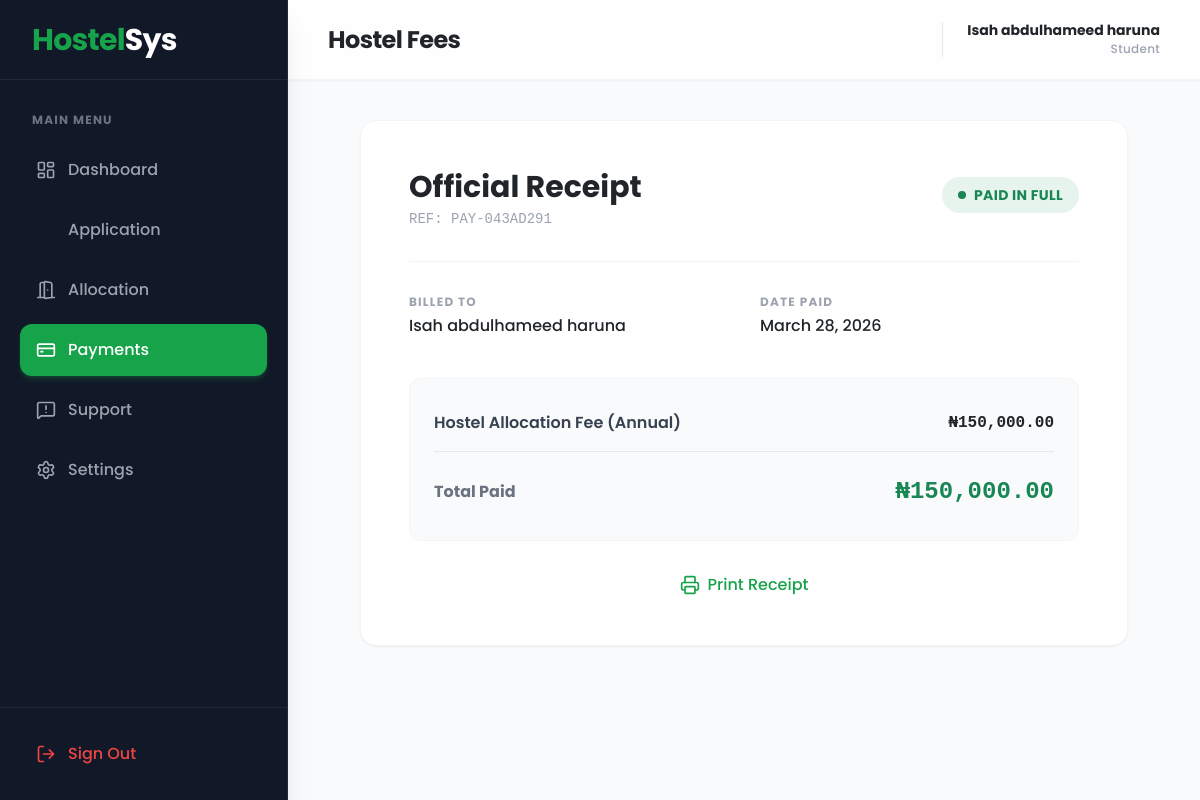
Page /student/payment.php (signed in) on the committed database.
### tables this page shows
CREATE TABLE `payments` (
  `id` int(11) NOT NULL,
  `student_id` int(11) NOT NULL,
  `allocation_id` int(11) DEFAULT NULL,
  `amount` decimal(10,2) NOT NULL,
  `reference_code` varchar(100) NOT NULL,
  `payment_method` varchar(50) DEFAULT 'Bank Transfer',
  `status` enum('pending','paid','failed') DEFAULT 'pending',
  `paid_at` timestamp NULL DEFAULT NULL,
  `created_at` timestamp NOT NULL DEFAULT current_timestamp()
);

### student/payment.php (the view, shortened to what this page needs)
<?php
require_once '../config/database.php';
$user_id = $_SESSION['user_id'];
$alloc_sql = "SELECT id, room_id FROM allocations WHERE student_id = ? AND status = 'active' LIMIT 1";
$stmt = mysqli_stmt_init($conn);
mysqli_stmt_prepare($stmt, $alloc_sql);
mysqli_stmt_bind_param($stmt, "i", $user_id);
mysqli_stmt_execute($stmt);
$alloc_res = mysqli_stmt_get_result($stmt);
$allocation = mysqli_fetch_assoc($alloc_res);
$pay_sql = "SELECT * FROM payments WHERE student_id = ? ORDER BY id DESC LIMIT 1";
$pay_stmt = mysqli_stmt_init($conn);
mysqli_stmt_prepare($pay_stmt, $pay_sql);
mysqli_stmt_bind_param($pay_stmt, "i", $user_id);
mysqli_stmt_execute($pay_stmt);
$pay_res = mysqli_stmt_get_result($pay_stmt);
$payment = mysqli_fetch_assoc($pay_res);
?>
<!DOCTYPE html>
<html lang="en">
<head>
    <script src="https://cdn.tailwindcss.com"></script>
</head>
<body class="bg-gray-50 font-sans text-dark flex h-screen overflow-hidden antialiased">
    <?php include '../includes/student_sidebar.php'; ?>
    <main class="flex-1 flex flex-col h-full overflow-hidden z-10">
        <header class="h-20 bg-white/80 backdrop-blur-md shadow-sm flex items-center justify-between px-6 lg:px-10 border-b border-gray-100 z-10 sticky top-0">
            <div class="flex items-center gap-4">
                <h1 class="text-2xl font-bold text-dark hidden sm:block tracking-tight">Hostel Fees</h1>
            </div>
            <div class="flex items-center gap-4 lg:gap-6">
                <div class="flex items-center gap-3 pl-4 lg:pl-6 border-l border-gray-200 cursor-pointer group">
                    <div class="hidden md:block text-right">
                        <p class="font-bold text-dark text-sm leading-tight group-hover:text-primary transition">
                            <?php echo htmlspecialchars($_SESSION['fullname']); ?>
                        </p>
                        <p class="text-gray-400 text-xs mt-0.5 font-medium tracking-wide text-uppercase">Student</p>
                    </div>
                </div>
            </div>
        </header>
        <div class="flex-1 overflow-y-auto p-6 lg:p-10">
            <div class="max-w-3xl mx-auto">
                <?php if (!$allocation): ?>
                    <div class="bg-white rounded-2xl shadow-sm border border-gray-100 p-12 text-center mt-10">
                        <div class="w-24 h-24 mx-auto rounded-full bg-gray-50 text-gray-300 border border-gray-200 flex items-center justify-center mb-6">
                            <i data-lucide="shield-alert" class="w-12 h-12"></i>
                        </div>
                        <h2 class="text-3xl font-bold text-dark mb-4">Action Required</h2>
                        <p class="text-gray-500 mb-8 max-w-lg mx-auto">You cannot make a hostel payment because no bed space has been assigned to you yet. Administrative allocation must be completed first.</p>
                        <a href="my_room.php" class="inline-flex items-center justify-center gap-2 bg-gray-100 hover:bg-gray-200 text-dark font-bold py-3 px-8 rounded-xl transition">
                            Check Allocation Status
                        </a>
                    </div>
                <?php else: ?>
                    <?php if ($payment && $payment['status'] === 'paid'): ?>
                        <div class="bg-white rounded-2xl shadow-sm border border-gray-100 p-8 md:p-12">
                            <div class="flex justify-between items-start border-b border-gray-100 pb-8 mb-8">
                                <div>
                                    <h2 class="text-3xl font-bold text-dark mb-1">Official Receipt</h2>
                                    <p class="text-gray-400 font-mono text-sm">REF: <?php echo htmlspecialchars($payment['reference_code']); ?></p>
                                </div>
                                <div class="px-4 py-2 bg-success/10 text-success rounded-full flex items-center gap-2 mt-2">
                                    <div class="w-2 h-2 bg-success rounded-full animate-pulse"></div>
                                    <span class="text-sm font-bold tracking-wide uppercase">Paid in Full</span>
                                </div>
                            </div>
                            <div class="grid grid-cols-2 gap-8 mb-10">
                                <div>
                                    <p class="text-gray-400 text-xs uppercase tracking-widest font-bold mb-1">Billed To</p>
                                    <p class="text-dark font-medium"><?php echo htmlspecialchars($_SESSION['fullname']); ?></p>
                                </div>
                                <div>
                                    <p class="text-gray-400 text-xs uppercase tracking-widest font-bold mb-1">Date Paid</p>
                                    <p class="text-dark font-medium"><?php echo date('F j, Y', strtotime($payment['paid_at'])); ?></p>
                                </div>
                            </div>
                            <div class="bg-gray-50 rounded-xl p-6 border border-gray-100 mb-8">
                                <div class="flex justify-between items-center py-2 border-b border-gray-200 mb-4 pb-4">
                                    <p class="font-semibold text-gray-700">Hostel Allocation Fee (Annual)</p>
                                    <p class="font-bold text-dark font-mono">₦<?php echo number_format($payment['amount'], 2); ?></p>
                                </div>
                                <div class="flex justify-between items-center py-2">
                                    <p class="font-bold text-gray-500">Total Paid</p>
                                    <p class="text-2xl font-black text-success font-mono">₦<?php echo number_format($payment['amount'], 2); ?></p>
                                </div>
                            </div>
                            <div class="flex justify-center">
                                <button onclick="window.print()" class="flex items-center gap-2 text-primary hover:text-green-800 font-medium transition cursor-pointer">
                                    <i data-lucide="printer" class="w-5 h-5"></i> Print Receipt
                                </button>
                            </div>
                        </div>
                    <?php endif; ?>
                <?php endif; ?>
            </div>
        </div>
    </main>
</body>
</html>

### rows in the picture
payments: reference_code "PAY-043AD291", paid_at "March 28, 2026", amount "150,000.00"

### other values in the picture
$item['label'] "Dashboard"
$item['label'] "Application"
$item['label'] "Allocation"
$item['label'] "Payments"
$item['label'] "Support"
$item['label'] "Settings"
$_SESSION['fullname'] "Isah abdulhameed haruna"
